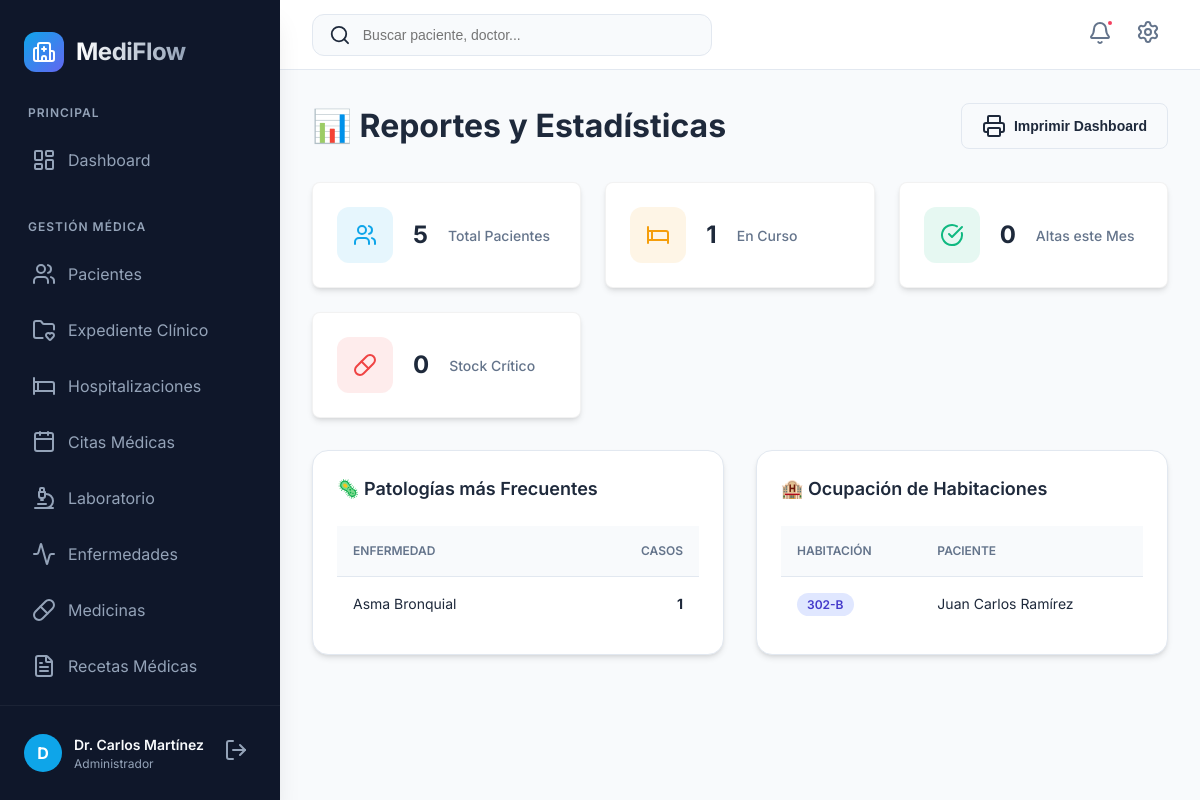
The app's page /reportes.php (signed in) with its own data.
### tables this page shows
CREATE TABLE `hospitalizacion` (
  `codigohospitalizacion` int NOT NULL AUTO_INCREMENT,
  `codigopaciente` int NOT NULL,
  `codigoempleado` int NOT NULL,
  `codigoenfermedad` int NOT NULL,
  `fecha_ingreso` datetime NOT NULL,
  `fecha_alta` datetime DEFAULT NULL,
  `numero_habitacion` varchar(20) DEFAULT NULL,
  `motivo_ingreso` text NOT NULL,
  `diagnostico` text,
  `tratamiento` text,
  `estado` enum('en_curso','alta_medica','alta_voluntaria','referido','fallecido') DEFAULT 'en_curso',
  `notas_medicas` text,
  `costo_estimado` decimal(10,2) DEFAULT NULL,
  `created_at` timestamp NOT NULL DEFAULT CURRENT_TIMESTAMP,
  `updated_at` timestamp NOT NULL DEFAULT CURRENT_TIMESTAMP ON UPDATE CURRENT_TIMESTAMP,
  PRIMARY KEY (`codigohospitalizacion`),
  KEY `codigoenfermedad` (`codigoenfermedad`),
  KEY `idx_paciente` (`codigopaciente`),
  KEY `idx_empleado` (`codigoempleado`),
  KEY `idx_fecha_ingreso` (`fecha_ingreso`),
  KEY `idx_estado` (`estado`),
  CONSTRAINT `hospitalizacion_ibfk_1` FOREIGN KEY (`codigopaciente`) REFERENCES `paciente` (`codigopaciente`) ON DELETE CASCADE,
  CONSTRAINT `hospitalizacion_ibfk_2` FOREIGN KEY (`codigoempleado`) REFERENCES `empleado` (`codigoempleado`),
  CONSTRAINT `hospitalizacion_ibfk_3` FOREIGN KEY (`codigoenfermedad`) REFERENCES `enfermedad` (`codigoenfermedad`)
);

CREATE TABLE `paciente` (
  `codigopaciente` int NOT NULL AUTO_INCREMENT,
  `nombrepaciente` varchar(150) NOT NULL,
  `dui` varchar(10) NOT NULL,
  `fechanacimiento` date NOT NULL,
  `genero` enum('M','F','Otro') NOT NULL,
  `direccion` text,
  `telefono` varchar(20) DEFAULT NULL,
  `correo` varchar(100) DEFAULT NULL,
  `codigomunicipio` int DEFAULT NULL,
  `tipo_sangre` enum('A+','A-','B+','B-','AB+','AB-','O+','O-') DEFAULT NULL,
  `alergias` text,
  `contacto_emergencia` varchar(150) DEFAULT NULL,
  `telefono_emergencia` varchar(20) DEFAULT NULL,
  `created_at` timestamp NOT NULL DEFAULT CURRENT_TIMESTAMP,
  `updated_at` timestamp NOT NULL DEFAULT CURRENT_TIMESTAMP ON UPDATE CURRENT_TIMESTAMP,
  PRIMARY KEY (`codigopaciente`),
  UNIQUE KEY `dui` (`dui`),
  KEY `codigomunicipio` (`codigomunicipio`),
  KEY `idx_dui` (`dui`),
  KEY `idx_nombre` (`nombrepaciente`),
  CONSTRAINT `paciente_ibfk_1` FOREIGN KEY (`codigomunicipio`) REFERENCES `municipio` (`codigomunicipio`) ON DELETE SET NULL
);

### reportes.php (the view, shortened to what this page needs)
<?php
require_once("includes/db.php");
$stats = [
    'total_pacientes' => $conn->query("SELECT COUNT(*) FROM paciente")->fetch_row()[0],
    'hospitalizados_actualmente' => $conn->query("SELECT COUNT(*) FROM hospitalizacion WHERE estado='en_curso'")->fetch_row()[0],
    'altas_mes' => $conn->query("SELECT COUNT(*) FROM hospitalizacion WHERE estado='alta_medica' AND MONTH(fecha_alta) = MONTH(CURRENT_DATE)")->fetch_row()[0],
    'stock_bajo_medicinas' => $conn->query("SELECT COUNT(*) FROM medicina WHERE stock < 10")->fetch_row()[0],
];
$topEnfermedades = $conn->query("
    SELECT enf.nombreenfermedad, COUNT(h.codigohospitalizacion) as total
    FROM enfermedad enf
    JOIN hospitalizacion h ON enf.codigoenfermedad=h.codigoenfermedad
    GROUP BY enf.codigoenfermedad
    ORDER BY total DESC LIMIT 5
");
$ocupacionHabitaciones = $conn->query("
    SELECT numero_habitacion, p.nombrepaciente, h.fecha_ingreso
    FROM hospitalizacion h
    JOIN paciente p ON h.codigopaciente=p.codigopaciente
    WHERE h.estado='en_curso'
");
?>
<?php
require_once("includes/header.php");
require_once("includes/sidebar.php");
?>
<div class="card-header" style="margin-bottom: 2rem;">
    <h1 style="margin: 0;">📊 Reportes y Estadísticas</h1>
    <button class="btn btn-outline" onclick="window.print()">
        <i data-lucide="printer"></i> Imprimir Dashboard
    </button>
</div>
<div class="stats-grid" style="margin-bottom: 2rem;">
    <div class="stat-card">
        <div class="stat-icon" style="background: rgba(14, 165, 233, 0.1); color: var(--primary);"><i data-lucide="users"></i></div>
        <div class="stat-value"><?= $stats['total_pacientes'] ?></div>
        <div class="stat-label">Total Pacientes</div>
    </div>
    <div class="stat-card">
        <div class="stat-icon" style="background: rgba(245, 158, 11, 0.1); color: var(--warning);"><i data-lucide="bed"></i></div>
        <div class="stat-value"><?= $stats['hospitalizados_actualmente'] ?></div>
        <div class="stat-label">En Curso</div>
    </div>
    <div class="stat-card">
        <div class="stat-icon" style="background: rgba(16, 185, 129, 0.1); color: var(--success);"><i data-lucide="check-circle"></i></div>
        <div class="stat-value"><?= $stats['altas_mes'] ?></div>
        <div class="stat-label">Altas este Mes</div>
    </div>
    <div class="stat-card">
        <div class="stat-icon" style="background: rgba(239, 68, 68, 0.1); color: var(--error);"><i data-lucide="pill"></i></div>
        <div class="stat-value"><?= $stats['stock_bajo_medicinas'] ?></div>
        <div class="stat-label">Stock Crítico</div>
    </div>
</div>
<div style="display: grid; grid-template-columns: 1fr 1fr; gap: 2rem;">
    <div class="card">
        <div class="card-header"><h2 class="card-title">🦠 Patologías más Frecuentes</h2></div>
        <div class="table-container">
            <table>
                <thead><tr><th>Enfermedad</th><th style="text-align:right;">Casos</th></tr></thead>
                <tbody>
                    <?php while($e = $topEnfermedades->fetch_assoc()): ?>
                    <tr>
                        <td><?= htmlspecialchars($e['nombreenfermedad']) ?></td>
                        <td style="text-align:right;"><strong><?= $e['total'] ?></strong></td>
                    </tr>
                    <?php endwhile; ?>
                </tbody>
            </table>
        </div>
    </div>
    <div class="card">
        <div class="card-header"><h2 class="card-title">🏨 Ocupación de Habitaciones</h2></div>
        <div class="table-container">
            <table>
                <thead><tr><th>Habitación</th><th>Paciente</th></tr></thead>
                <tbody>
                    <?php while($o = $ocupacionHabitaciones->fetch_assoc()): ?>
                    <tr>
                        <td><span class="badge badge-info"><?= htmlspecialchars($o['numero_habitacion']) ?></span></td>
                        <td><?= htmlspecialchars($o['nombrepaciente']) ?></td>
                    </tr>
                    <?php endwhile; ?>
                </tbody>
            </table>
        </div>
    </div>
</div>
<?php require_once("includes/footer.php"); ?>

### css/style.css (style rules this page uses)
:root { --primary: #0ea5e9; --primary-hover: #0284c7; --secondary: #6366f1; --accent: #f43f5e; --success: #10b981; --warning: #f59e0b; --error: #ef4444; --info: #3b82f6; --bg-main: #f8fafc; --bg-surface: #ffffff; --bg-sidebar: #0f172a; --text-main: #1e293b; --text-muted: #64748b; --text-light: #94a3b8; --text-on-dark: #f8fafc; --border: #e2e8f0; --shadow-sm: 0 1px 2px 0 rgb(0 0 0 / 0.05); --shadow: 0 4px 6px -1px rgb(0 0 0 / 0.1), 0 2px 4px -2px rgb(0 0 0 / 0.1); --shadow-md: 0 10px 15px -3px rgb(0 0 0 / 0.1), 0 4px 6px -4px rgb(0 0 0 / 0.1); --shadow-lg: 0 20px 25px -5px rgb(0 0 0 / 0.1), 0 8px 10px -6px rgb(0 0 0 / 0.1); --radius-sm: 0.375rem; --radius: 0.5rem; --radius-md: 0.75rem; --radius-lg: 1rem; --radius-xl: 1.5rem; --sidebar-width: 280px; --header-height: 70px; }
* { margin: 0; padding: 0; box-sizing: border-box; }
body { font-family: 'Inter', sans-serif; background-color: var(--bg-main); color: var(--text-main); line-height: 1.5; -webkit-font-smoothing: antialiased; }
.card { background-color: var(--bg-surface); border-radius: var(--radius-lg); box-shadow: var(--shadow); padding: 1.5rem; margin-bottom: 2rem; border: 1px solid var(--border); }
.card-header { display: flex; align-items: center; justify-content: space-between; margin-bottom: 1.5rem; }
.card-title { font-size: 1.125rem; font-weight: 600; }
.stats-grid { display: grid; grid-template-columns: repeat(auto-fit, minmax(240px, 1fr)); gap: 1.5rem; margin-bottom: 2rem; }
.stat-card { background: white; padding: 1.5rem; border-radius: var(--radius); display: flex; align-items: center; gap: 1.25rem; box-shadow: var(--shadow); transition: all 0.3s cubic-bezier(0.4, 0, 0.2, 1); border: 1px solid rgba(0,0,0,0.05); }
.stat-icon { width: 56px; height: 56px; border-radius: var(--radius-md); display: flex; align-items: center; justify-content: center; font-size: 1.5rem; }
.stat-value { font-size: 1.5rem; font-weight: 700; color: var(--text-main); }
.stat-label { font-size: 0.875rem; color: var(--text-muted); font-weight: 500; }
.table-container { width: 100%; overflow-x: auto; }
table { width: 100%; border-collapse: collapse; }
th { text-align: left; padding: 1rem; font-size: 0.75rem; font-weight: 600; text-transform: uppercase; color: var(--text-muted); border-bottom: 1px solid var(--border); background-color: #f8fafc; }
td { padding: 1rem; font-size: 0.875rem; border-bottom: 1px solid var(--border); }
tr:last-child td { border-bottom: none; }
.badge { padding: 0.25rem 0.625rem; border-radius: 9999px; font-size: 0.75rem; font-weight: 600; }
.badge-info { background: #e0e7ff; color: #4338ca; }
.btn { display: inline-flex; align-items: center; justify-content: center; gap: 0.5rem; padding: 0.625rem 1.25rem; border-radius: var(--radius); font-size: 0.875rem; font-weight: 600; cursor: pointer; transition: all 0.2s ease; border: 1px solid transparent; }
.btn-outline { background-color: transparent; border-color: var(--border); color: var(--text-main); }

### records on screen
hospitalizacion: numero_habitacion "302-B", codigopaciente.nombrepaciente "Juan Carlos Ramírez"

### other values on screen
substr($nombreEmpleado, 0, 1) "D"
$nombreEmpleado "Dr. Carlos Martínez"
getRolNameHeader($rol) "Administrador"
$stats['total_pacientes'] "5"
$stats['hospitalizados_actualmente'] "1"
$stats['altas_mes'] "0"
$stats['stock_bajo_medicinas'] "0"
$e['nombreenfermedad'] "Asma Bronquial"
$e['total'] "1"
